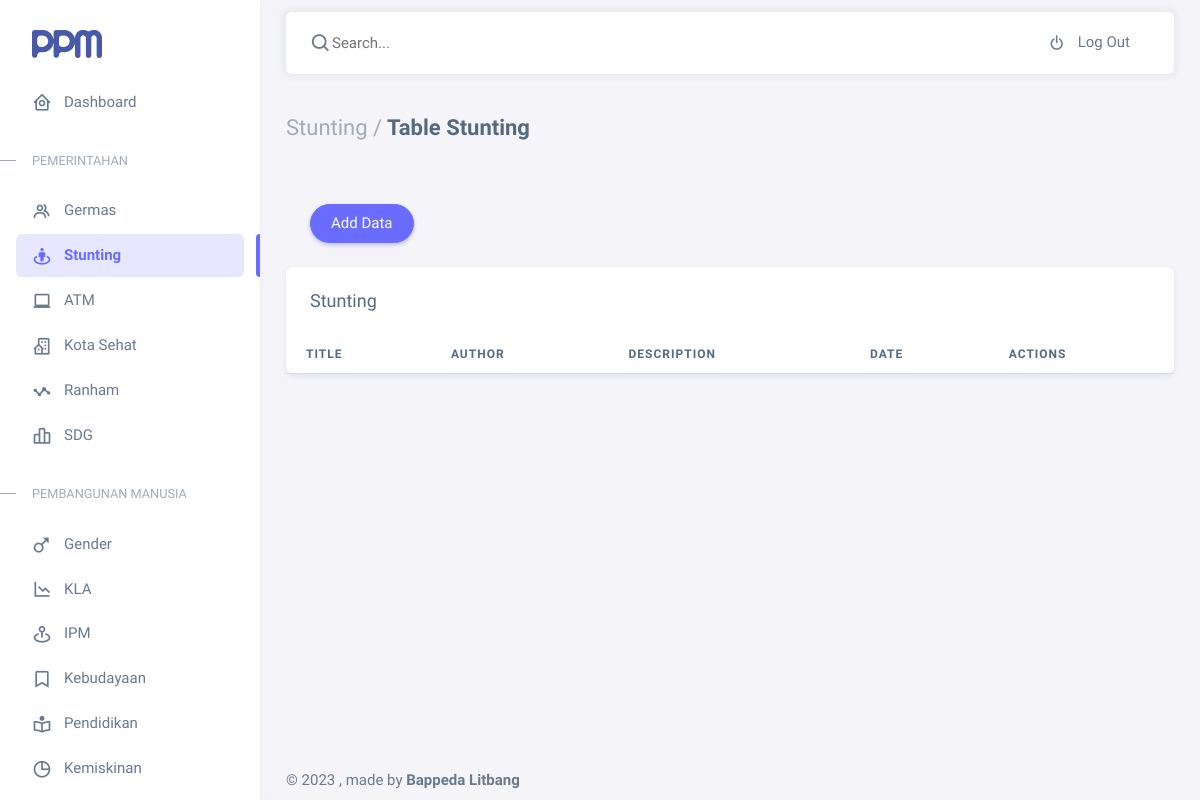
Page /stanting_admin/index.php on the earlier database version.
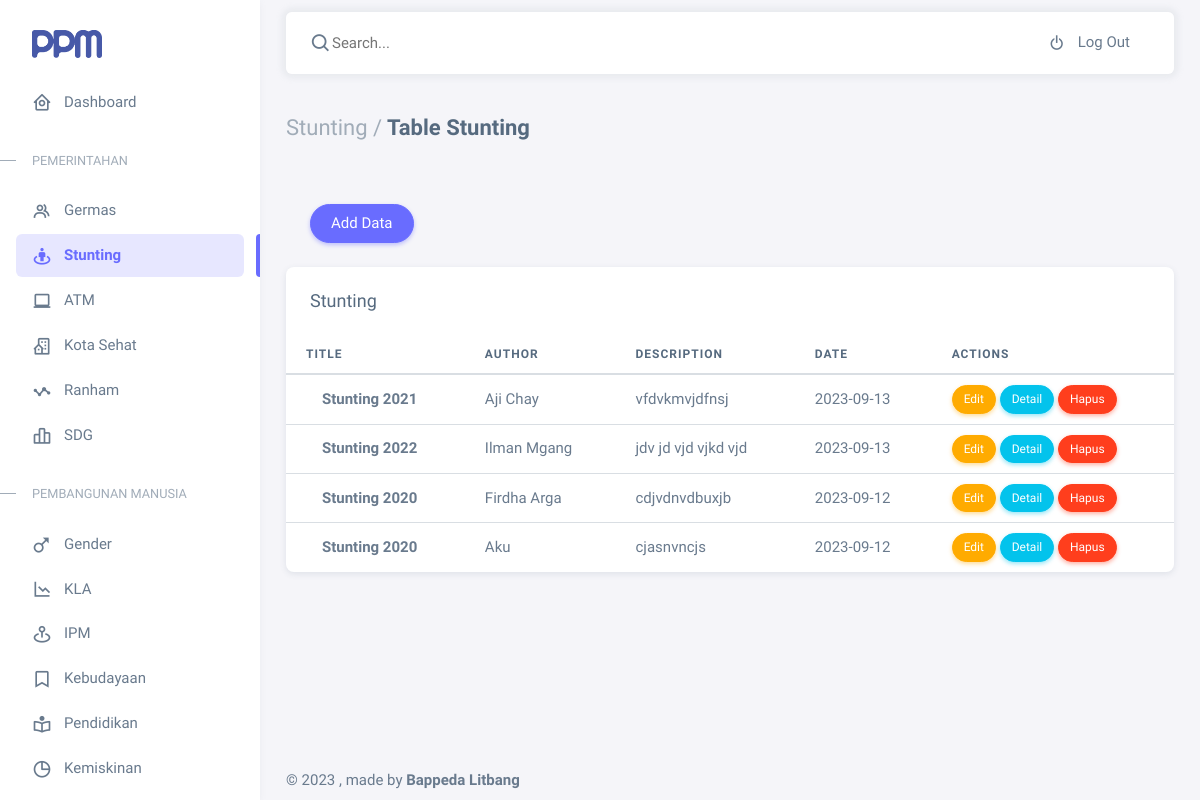
Same page on the later database version.
### tables this page shows
CREATE TABLE `p_stunting` (
  `id` int(11) NOT NULL,
  `judul` varchar(20) NOT NULL,
  `author` varchar(20) NOT NULL,
  `tgl_kasus` date DEFAULT NULL,
  `jumlah` int(11) DEFAULT NULL,
  `text` varchar(225) NOT NULL,
  `data` varchar(255) DEFAULT NULL,
  `tanggal` date NOT NULL
);

### stanting_admin/index.php (the view, shortened to what the changed rows need)
<?php
require_once('../layouts/admin/header.php')
?>
<body>
    <div class="layout-wrapper layout-content-navbar">
        <div class="layout-container">
            <div class="layout-page">
                <div class="content-wrapper">
                    <div class="container-xxl flex-grow-1 container-p-y">
                        <div class="card">
                            <div class="table-responsive text-nowrap">
                                <table class="table">
                                    <thead>
                                        <tr>
                                            <th>Title</th>
                                            <th>Author</th>
                                            <th>Description</th>
                                            <th>Date</th>
                                            <th>Actions</th>
                                        </tr>
                                    </thead>
                                    <tbody class="table-border-bottom-0">
                                        <?php
                                        include('../connection.php');
                                        if (isset($_GET['query'])) {
                                            $search_query = mysqli_real_escape_string($conn, $_GET['query']);
                                            $get_data = mysqli_query($conn, "SELECT * FROM p_stunting WHERE judul LIKE '%$search_query%' OR data LIKE '%$search_query%'");
                                        } else {
                                            $get_data = mysqli_query($conn, "SELECT * FROM p_stunting ORDER BY tanggal DESC;");
                                        }
                                        while ($data = mysqli_fetch_array($get_data)) {
                                        ?>
                                            <tr>
                                                <td><i class="fab fa-angular fa-lg text-danger me-3"></i> <strong><?= $data['judul']; ?></strong></td>
                                                <td><?= $data['author']; ?></td>
                                                <td><?= $data['text']; ?></td>
                                                <td><?= $data['tanggal']; ?></td>
                                                <td>
                                                    <a href="edit.php?id=<?= $data['id']; ?>" class="btn btn-sm rounded-pill btn-warning mr-1">Edit</a>
                                                    <a href="detail.php?id=<?= $data['id']; ?>" class="btn btn-sm rounded-pill btn-info mr-1">Detail</a>
                                                    <a href="delete.php?id=<?= $data['id']; ?>" class="btn btn-sm rounded-pill btn-danger mr-1" onclick="return confirm('Yakin ingin menghapus?');">Hapus</a>
                                                </td>
                                            </tr>
                                        <?php } ?>
                                    </tbody>
                                </table>
                            </div>
                        </div>
                    </div>
                    <?php
                    require_once('../layouts/admin/footer.php')
                    ?>

Differences in the rows shown:
added p_stunting: judul "Stunting 2021", author "Aji Chay", text "vfdvkmvjdfnsj", tanggal "2023-09-13"
added p_stunting: judul "Stunting 2022", author "Ilman Mgang", text "jdv jd vjd vjkd vjd", tanggal "2023-09-13"
added p_stunting: judul "Stunting 2020", author "Firdha Arga", text "cdjvdnvdbuxjb", tanggal "2023-09-12"
added p_stunting: judul "Stunting 2020", author "Aku", text "cjasnvncjs", tanggal "2023-09-12"
